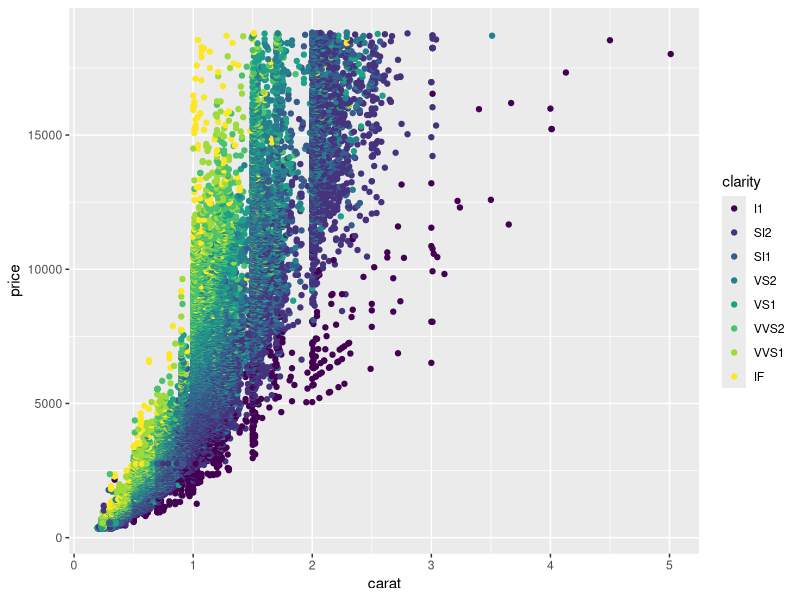
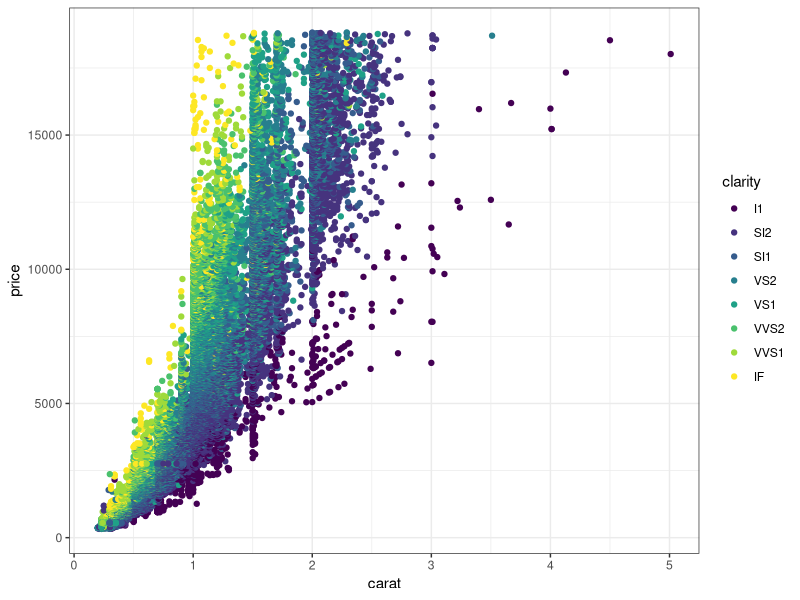
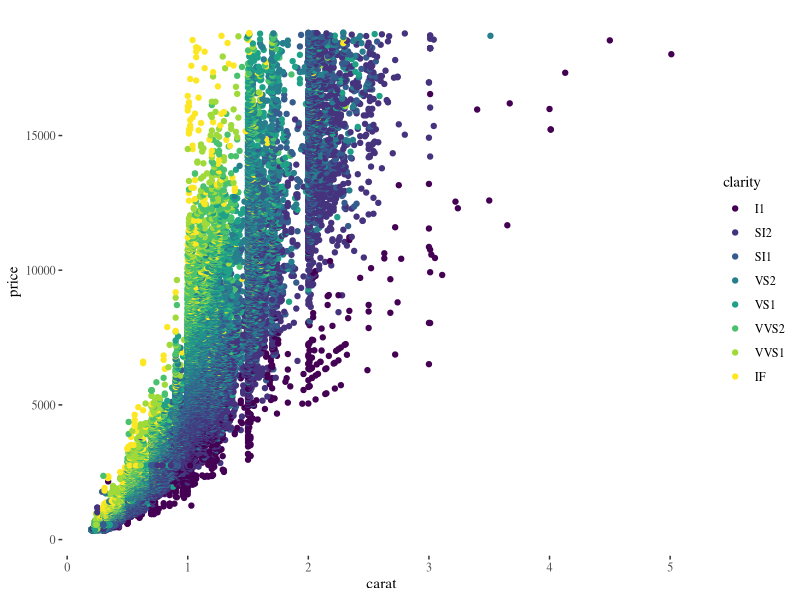
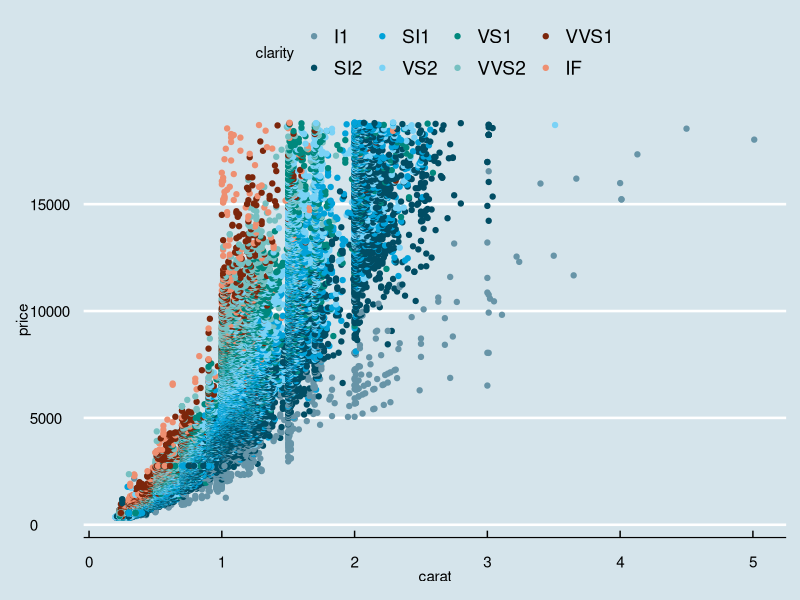
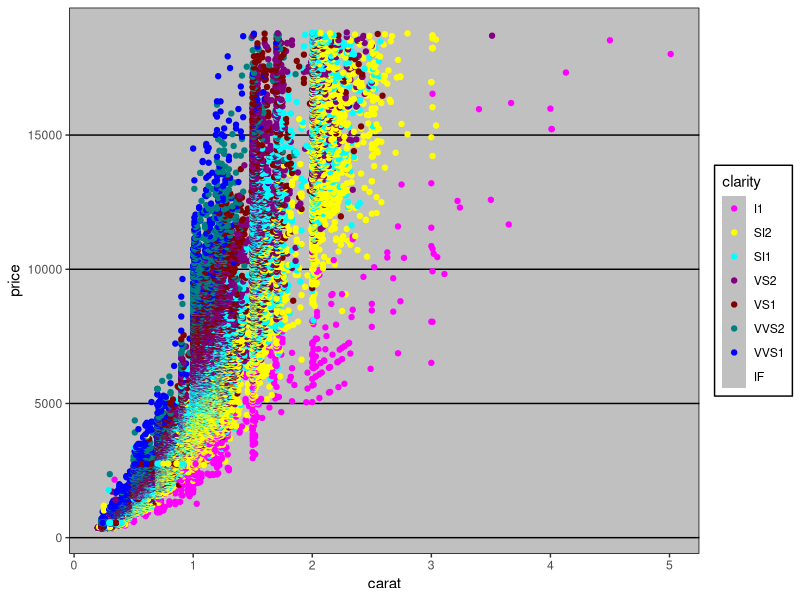
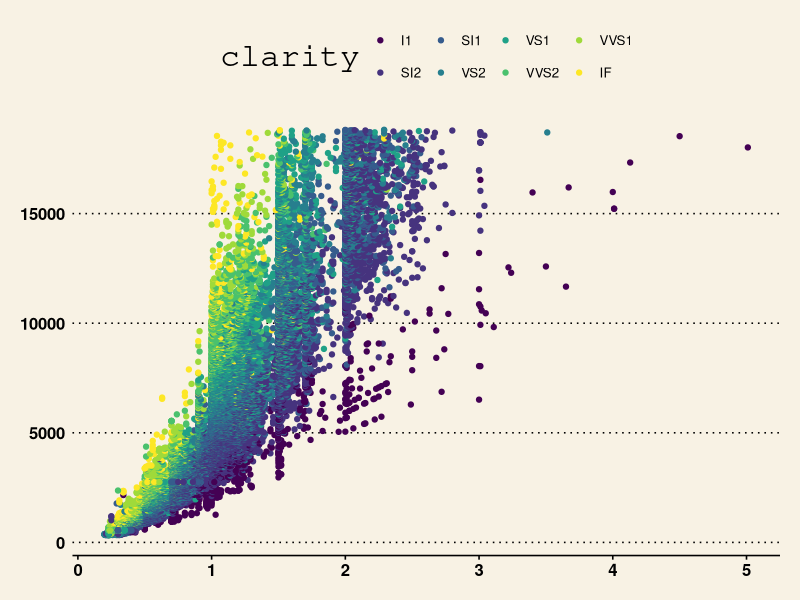
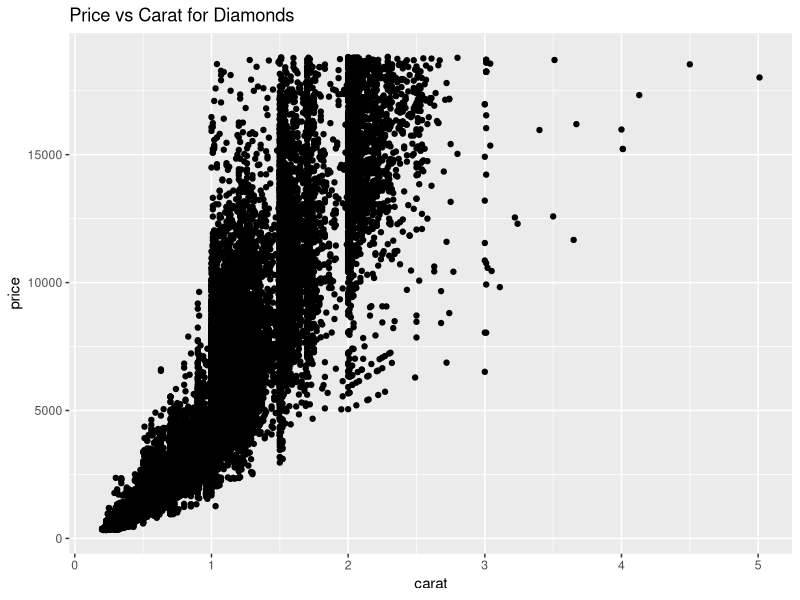
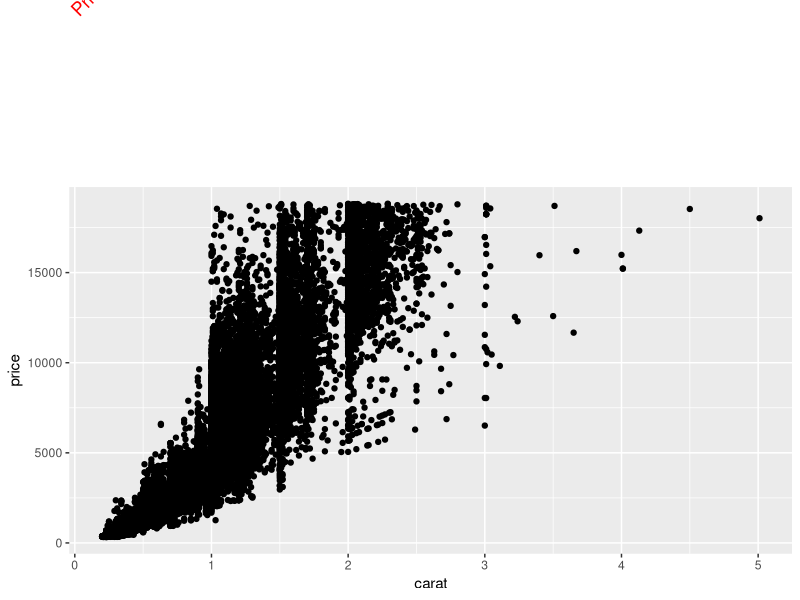

The R script that drew these images, in order:
## ---- chunk 1
library(ggplot2)

states <- map_data("state")
## ---- chunk 2
p <- qplot(carat, price, data = diamonds, colour = clarity); p
## ---- chunk 3
p + theme_bw()
## ---- chunk 4
library(ggthemes)
p + theme_tufte()
## ---- chunk 5
p + theme_economist() + scale_colour_economist() 
## ---- chunk 6
p + theme_excel() + scale_colour_excel()
## ---- chunk 7
p + theme_wsj()
## ---- chunk 8
theme_bw()
## ---- chunk 9
qplot(carat, price, data = diamonds) +
    ggtitle("Price vs Carat for Diamonds")
## ---- chunk 10
p <- qplot(carat, price, data = diamonds) + 
    ggtitle("Price vs Carat for Diamonds")
p + theme(plot.title = element_text(colour = "red", angle = 45))
## ---- chunk 11
p + theme(
    axis.text.x = element_blank(),
    axis.text.y = element_blank(),
    axis.title.x = element_blank(),
    axis.title.y = element_blank(),
    axis.ticks.length = unit(0, "cm")
)
